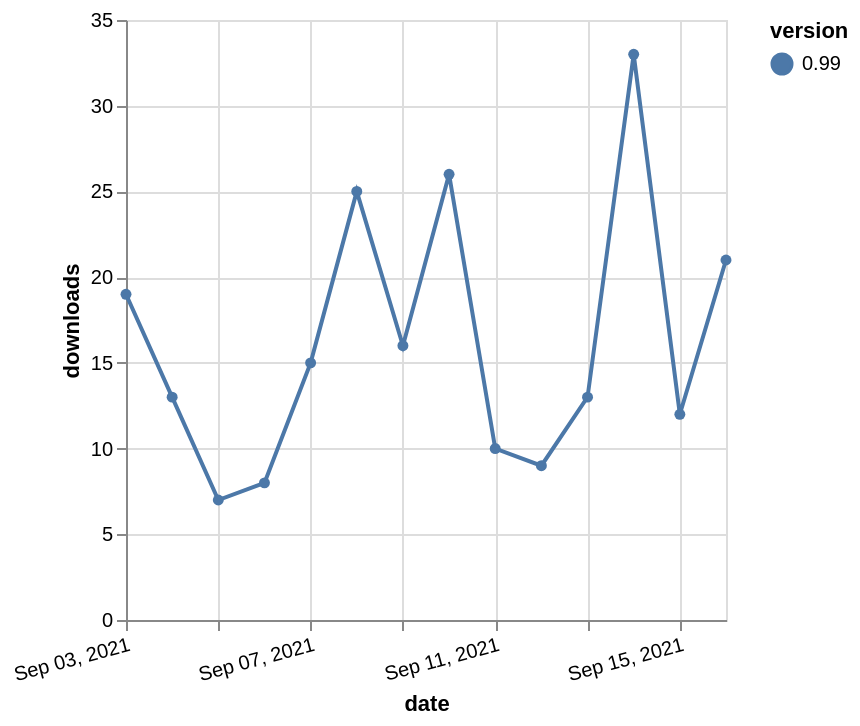

Vega-Lite specification for this chart:
### Vega-Lite specification from a JSON file in a GitHub repository (floating-point values rounded to 4 significant figures)
{"$schema": "https://vega.github.io/schema/vega-lite/v5.json", "description": "A simple bar chart with embedded data.", "data": {"values": [{"date": "2021-09-03", "total": 10853, "delta": 19, "version": "0.99"}, {"date": "2021-09-04", "total": 10866, "delta": 13, "version": "0.99"}, {"date": "2021-09-05", "total": 10873, "delta": 7, "version": "0.99"}, {"date": "2021-09-06", "total": 10881, "delta": 8, "version": "0.99"}, {"date": "2021-09-07", "total": 10896, "delta": 15, "version": "0.99"}, {"date": "2021-09-08", "total": 10921, "delta": 25, "version": "0.99"}, {"date": "2021-09-09", "total": 10937, "delta": 16, "version": "0.99"}, {"date": "2021-09-10", "total": 10963, "delta": 26, "version": "0.99"}, {"date": "2021-09-11", "total": 10973, "delta": 10, "version": "0.99"}, {"date": "2021-09-12", "total": 10982, "delta": 9, "version": "0.99"}, {"date": "2021-09-13", "total": 10995, "delta": 13, "version": "0.99"}, {"date": "2021-09-14", "total": 11028, "delta": 33, "version": "0.99"}, {"date": "2021-09-15", "total": 11040, "delta": 12, "version": "0.99"}, {"date": "2021-09-16", "total": 11061, "delta": 21, "version": "0.99"}]}, "width": "container", "mark": {"type": "line", "point": {"filled": true}}, "encoding": {"x": {"field": "date", "type": "temporal", "timeUnit": "yearmonthdate", "title": "date", "axis": {"labelAngle": -15}}, "y": {"field": "delta", "type": "quantitative", "title": "downloads"}, "color": {"field": "version", "type": "nominal"}, "tooltip": {"field": "delta"}}}
